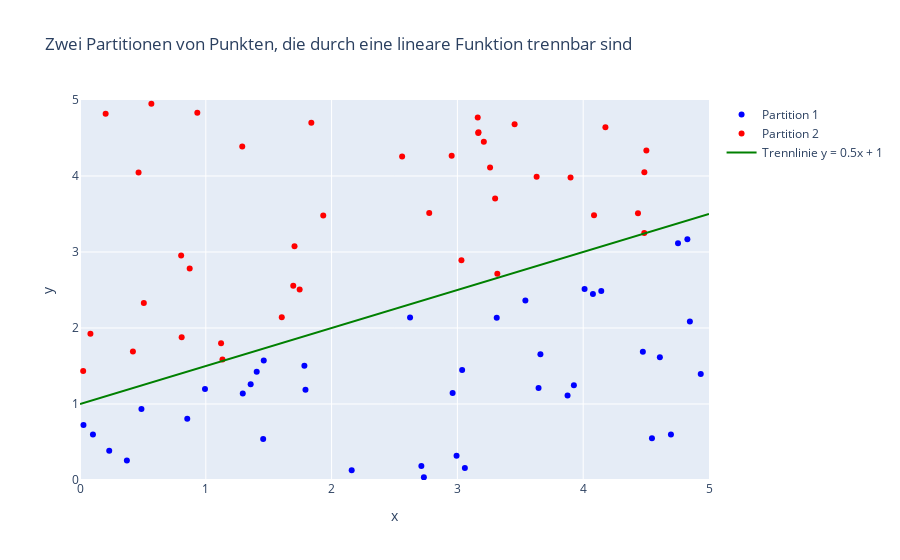

Write notebook code for a chart like this one.
### Code cell
import numpy as np
import plotly.graph_objects as go

# Anzahl der Punkte
n_points = 80
n_partition = n_points // 2

# Generiere Zufallspunkte zwischen 0 und 5 für beide Partitionen
np.random.seed(42)

# Lineare Trennungsfunktion: y = 0.5x + 1
# Partition 1: Punkte unter der Linie
x1 = np.random.uniform(0, 5, n_partition * 2)
y1 = np.random.uniform(0, 5, n_partition * 2)
mask1 = y1 < 0.5 * x1 + 1  # Bedingung für Partition 1
x1, y1 = x1[mask1][:n_partition], y1[mask1][:n_partition]  # Beschränke auf 40 Punkte

# Partition 2: Punkte über der Linie
x2 = np.random.uniform(0, 5, n_partition * 2)
y2 = np.random.uniform(0, 5, n_partition * 2)
mask2 = y2 >= 0.5 * x2 + 1  # Bedingung für Partition 2
x2, y2 = x2[mask2][:n_partition], y2[mask2][:n_partition]  # Beschränke auf 40 Punkte

# Erstellen der Visualisierung mit plotly
fig = go.Figure()

# Punkte der ersten Partition
fig.add_trace(go.Scatter(x=x1, y=y1, mode='markers', name='Partition 1', marker=dict(color='blue')))

# Punkte der zweiten Partition
fig.add_trace(go.Scatter(x=x2, y=y2, mode='markers', name='Partition 2', marker=dict(color='red')))

# Zeichne die Trennlinie y = 0.5x + 1
x_line = np.linspace(0, 5, 100)
y_line = 0.5 * x_line + 1
fig.add_trace(go.Scatter(x=x_line, y=y_line, mode='lines', name='Trennlinie y = 0.5x + 1', line=dict(color='green')))

# Layout-Einstellungen
fig.update_layout(
    title='Zwei Partitionen von Punkten, die durch eine lineare Funktion trennbar sind',
    xaxis_title='x',
    yaxis_title='y',
    xaxis=dict(range=[0, 5]),
    yaxis=dict(range=[0, 5]),
    height=700
)

# Visualisierung anzeigen
fig.show()

### Figure 1 — Plotly figure (JSON) as saved in the notebook; plotly's stock layout.template omitted (floating-point values rounded to 4 significant figures)
{"data": [{"marker": {"color": "blue"}, "mode": "markers", "name": "Partition 1", "type": "scatter", "x": [4.754, 3.66, 2.993, 3.54, 0.1029, 2.624, 2.16, 1.456, 3.059, 1.461, 3.926, 2.962, 0.2323, 3.038, 0.8526, 4.828, 0.4884, 4.547, 1.294, 3.313, 2.734, 4.848, 3.876, 4.697, 4.474, 4.609, 1.357, 4.144, 1.784, 1.405, 2.713, 4.011, 0.3728, 4.934, 0.9936, 0.02761, 4.077, 3.645, 1.792], "y": [3.116, 1.654, 0.3178, 2.361, 0.598, 2.138, 0.1271, 0.5395, 0.1571, 1.572, 1.246, 1.144, 0.3849, 1.449, 0.8061, 3.167, 0.9329, 0.5503, 1.14, 2.136, 0.03476, 2.087, 1.111, 0.5993, 1.688, 1.616, 1.259, 2.486, 1.504, 1.424, 0.1844, 2.513, 0.2574, 1.393, 1.198, 0.7245, 2.447, 1.21, 1.188]}, {"marker": {"color": "red"}, "mode": "markers", "name": "Partition 2", "type": "scatter", "x": [1.839, 3.162, 3.168, 4.177, 1.604, 0.9326, 0.2039, 2.954, 0.08294, 2.56, 1.132, 0.8718, 3.455, 1.934, 1.705, 0.5674, 1.29, 3.3, 4.086, 2.776, 0.4655, 4.486, 4.502, 3.166, 1.695, 1.746, 3.63, 4.486, 4.435, 3.899, 3.21, 0.4207, 0.8081, 3.032, 0.5074, 3.318, 0.02531, 0.804, 3.26, 1.121], "y": [4.702, 4.77, 4.574, 4.642, 2.141, 4.833, 4.818, 4.265, 1.925, 4.256, 1.585, 2.784, 4.681, 3.48, 3.075, 4.95, 4.387, 3.704, 3.485, 3.512, 4.047, 4.051, 4.335, 4.566, 2.557, 2.508, 3.991, 3.25, 3.51, 3.979, 4.45, 1.69, 1.878, 2.891, 2.328, 2.713, 1.433, 2.954, 4.113, 1.801]}, {"line": {"color": "green"}, "mode": "lines", "name": "Trennlinie y = 0.5x + 1", "type": "scatter", "x": [0, 0.05051, 0.101, 0.1515, 0.202, 0.2525, 0.303, 0.3535, 0.404, 0.4545, 0.5051, 0.5556, 0.6061, 0.6566, 0.7071, 0.7576, 0.8081, 0.8586, 0.9091, 0.9596, 1.01, 1.061, 1.111, 1.162, 1.212, 1.263, 1.313, 1.364, 1.414, 1.465, 1.515, 1.566, 1.616, 1.667, 1.717, 1.768, 1.818, 1.869, 1.919, 1.97, 2.02, 2.071, 2.121, 2.172, 2.222, 2.273, 2.323, 2.374, 2.424, 2.475, 2.525, 2.576, 2.626, 2.677, 2.727, 2.778, 2.828, 2.879, 2.929, 2.98, 3.03, 3.081, 3.131, 3.182, 3.232, 3.283, 3.333, 3.384, 3.434, 3.485, 3.535, 3.586, 3.636, 3.687, 3.737, 3.788, 3.838, 3.889, 3.939, 3.99, 4.04, 4.091, 4.141, 4.192, 4.242, 4.293, 4.343, 4.394, 4.444, 4.495, 4.545, 4.596, 4.646, 4.697, 4.747, 4.798, 4.848, 4.899, 4.949, 5], "y": [1, 1.025, 1.051, 1.076, 1.101, 1.126, 1.152, 1.177, 1.202, 1.227, 1.253, 1.278, 1.303, 1.328, 1.354, 1.379, 1.404, 1.429, 1.455, 1.48, 1.505, 1.53, 1.556, 1.581, 1.606, 1.631, 1.657, 1.682, 1.707, 1.732, 1.758, 1.783, 1.808, 1.833, 1.859, 1.884, 1.909, 1.934, 1.96, 1.985, 2.01, 2.035, 2.061, 2.086, 2.111, 2.136, 2.162, 2.187, 2.212, 2.237, 2.263, 2.288, 2.313, 2.338, 2.364, 2.389, 2.414, 2.439, 2.465, 2.49, 2.515, 2.54, 2.566, 2.591, 2.616, 2.641, 2.667, 2.692, 2.717, 2.742, 2.768, 2.793, 2.818, 2.843, 2.869, 2.894, 2.919, 2.944, 2.97, 2.995, 3.02, 3.045, 3.071, 3.096, 3.121, 3.146, 3.172, 3.197, 3.222, 3.247, 3.273, 3.298, 3.323, 3.348, 3.374, 3.399, 3.424, 3.449, 3.475, 3.5]}], "layout": {"autosize": true, "title": {"text": "Zwei Partitionen von Punkten, die durch eine lineare Funktion trennbar sind"}, "xaxis": {"range": [0, 5], "title": {"text": "x"}, "type": "linear"}, "yaxis": {"range": [0, 5], "title": {"text": "y"}, "type": "linear"}}}
